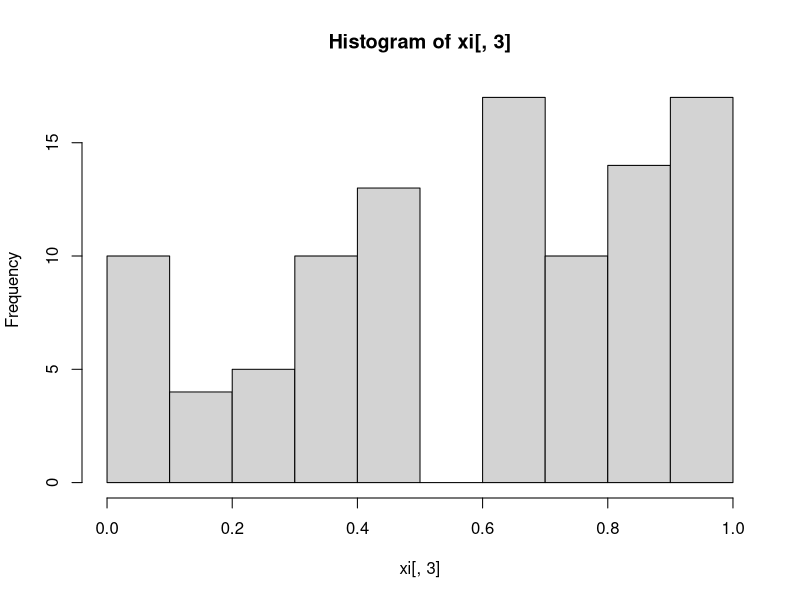
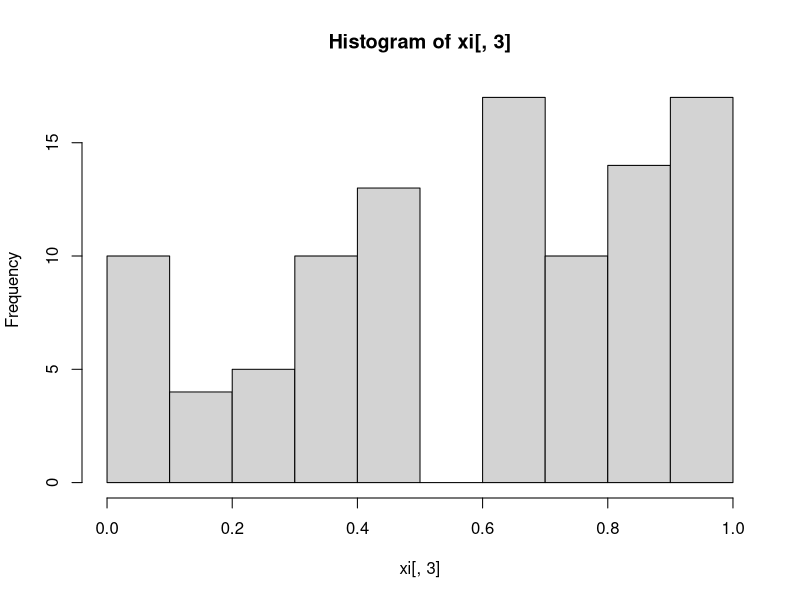

Here is the R script that generated these plots, in order:
#Nama Kelompok: Fenny Amalia (003), Laila Khoirun Nisa (034), Wulan Nur R(038)
#KelasA


# Additive dengan variabel random binomial negatif
Additive_RNG<-function(a,z0,c,m,n) {
  xi<-matrix(NA,n,3)
  colnames(xi)<-c("aZ(i-1)+c","Xi","Ui")
  for (i in 1:n)
  {
    xi[i,1]<-(a*z0+c)
    xi[i,2]<-xi[i,1]%%m
    xi[i,3]<-xi[i,2]/m
    z0<-xi[i,2]
  }
  hist(xi[,3])
  View(xi)
  U<- (xi[,3])
  m<- 5
  p<- 0.5
  F<- pnbinom(1:20, size=m,p)
  negative.binom<-NULL
  for(i in 1:n){
    negative.binom[i]<- min(which(U[i]<F))-1
  }
  table (negative.binom)
}
Additive_RNG(35,11123,437,138,100)

# Additive dengan variabel random poisson
Additive_RNG<-function(a,z0,c,m,n) {
  xi<-matrix(NA,n,3)
  colnames(xi)<-c("aZ(i-1)+c","Xi","Ui")
  for (i in 1:n)
  {
    xi[i,1]<-(a*z0+c)
    xi[i,2]<-xi[i,1]%%m
    xi[i,3]<-xi[i,2]/m
    z0<-xi[i,2]
  }
  hist(xi[,3])
  View(xi)
  lambda<-1
  K<- (xi[,3])
  for (z in 1:i){
    k<-0
    sk<- 1
    while(sk>= exp(-lambda)){
      u<-runif(1)
      sk<-sk*u
      k<-k+1
    }
    K[z]<-k
  }
  K
  (tabel1<-table(K)/length(K))
}
Additive_RNG(35,11123,437,138,100)